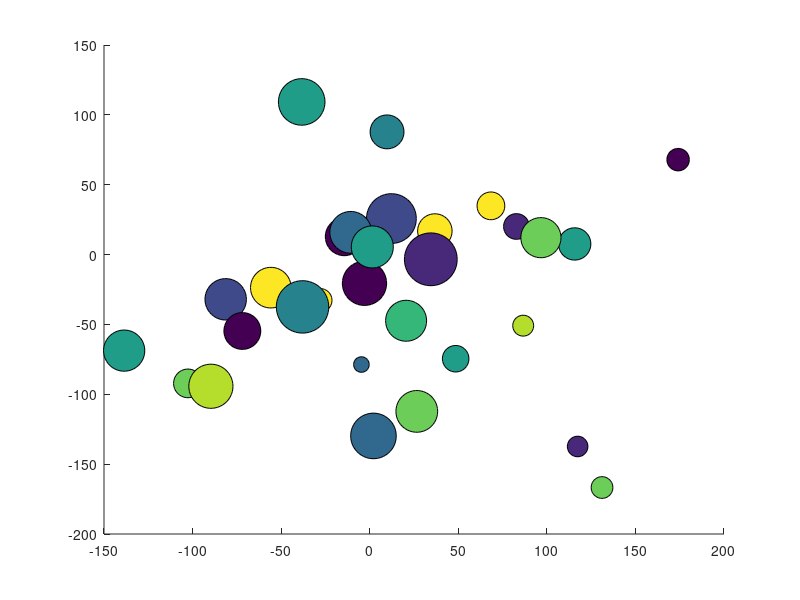

MATLAB code for this plot: (Note: this script raises an error after producing the figure.)
x = 80 * randn(1, 30);
y = 80 * randn(size(x));
r = randi(1500, size(x));
c = randi(10, size(x));

fig = figure;

scatter(x, y, r, c, 'filled', 'MarkerEdgeColor', 'k')

%--PLOTLY--%

response = fig2plotly(fig, 'filename', 'matlab-bubble-chart',  'strip', false);
plotly_url = response.url;
